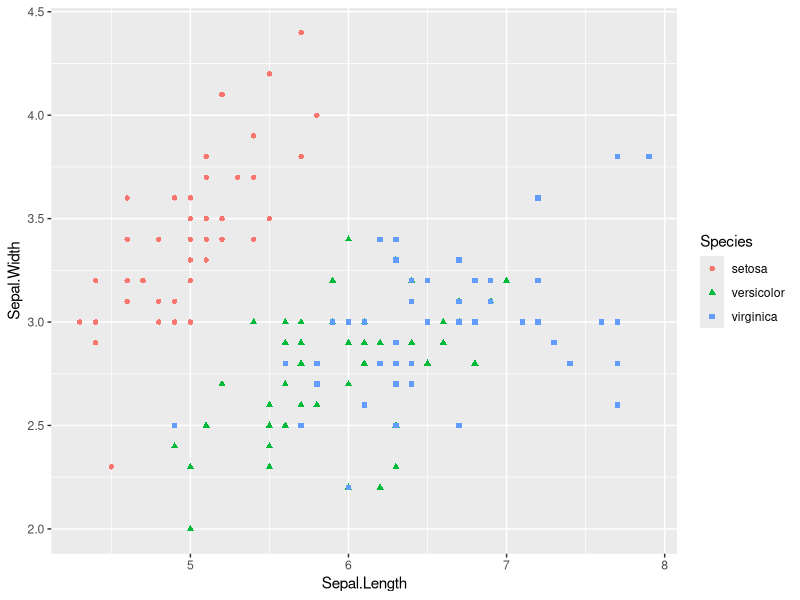
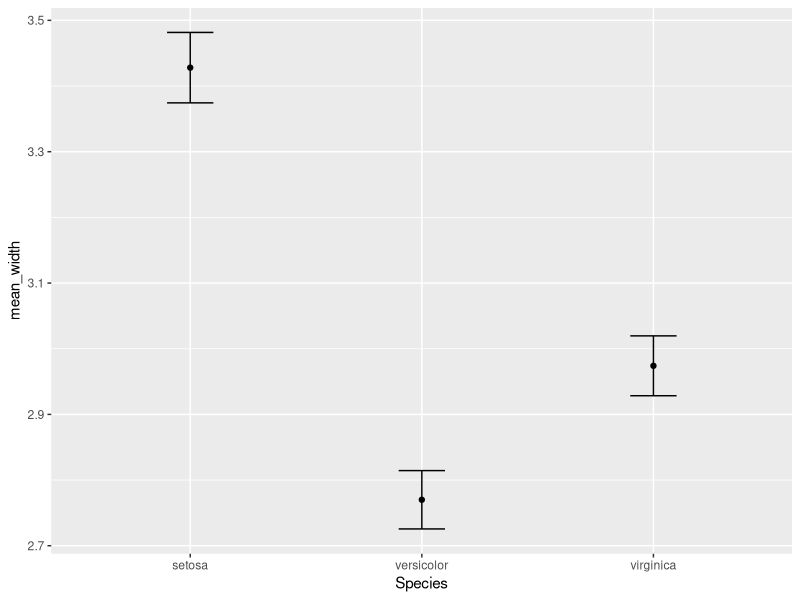
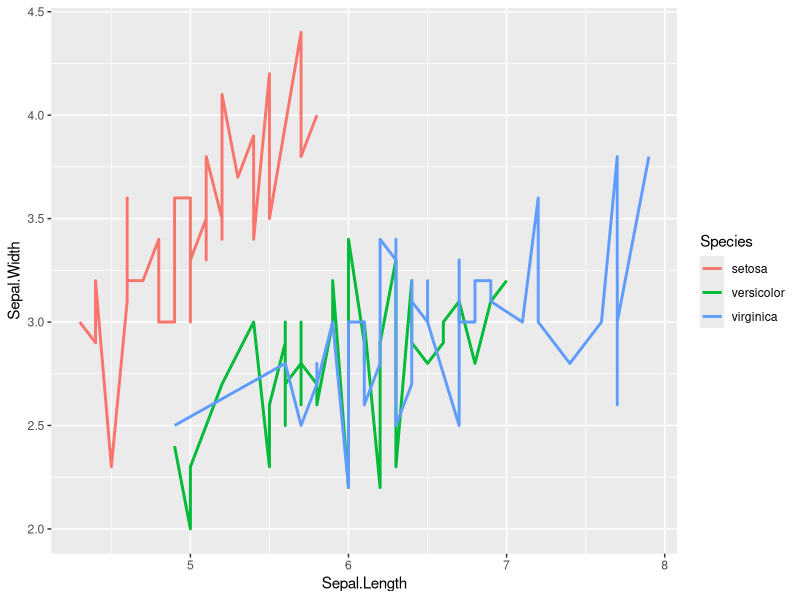
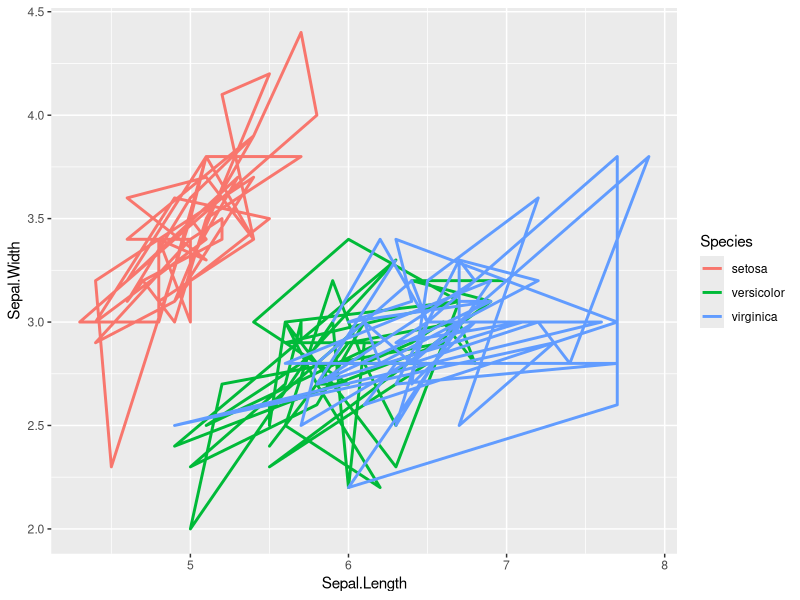
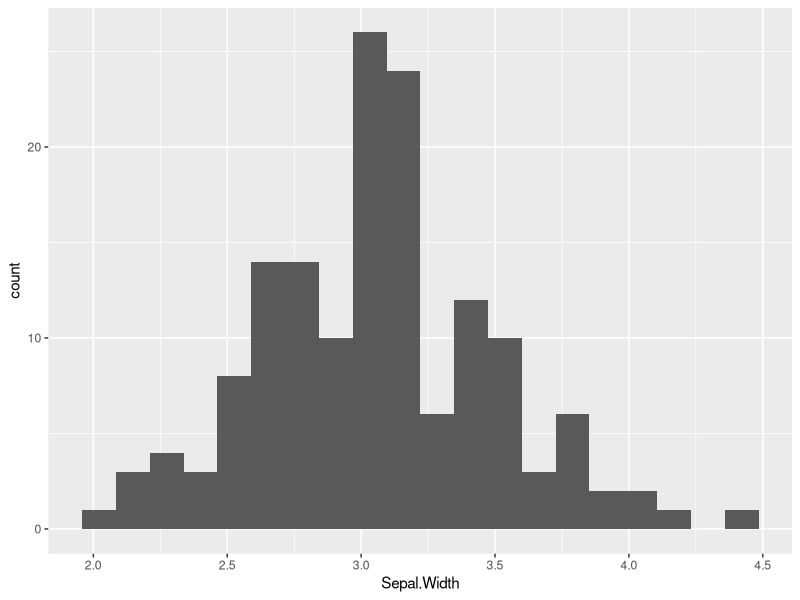
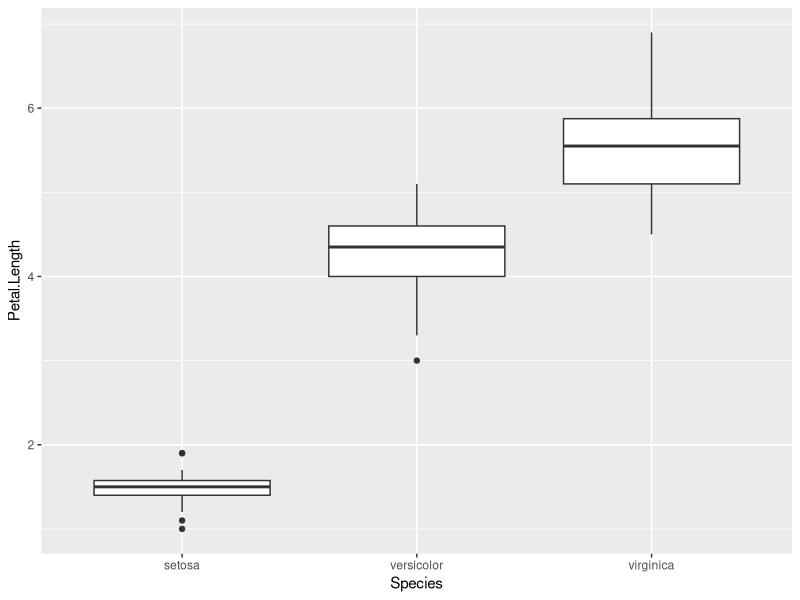
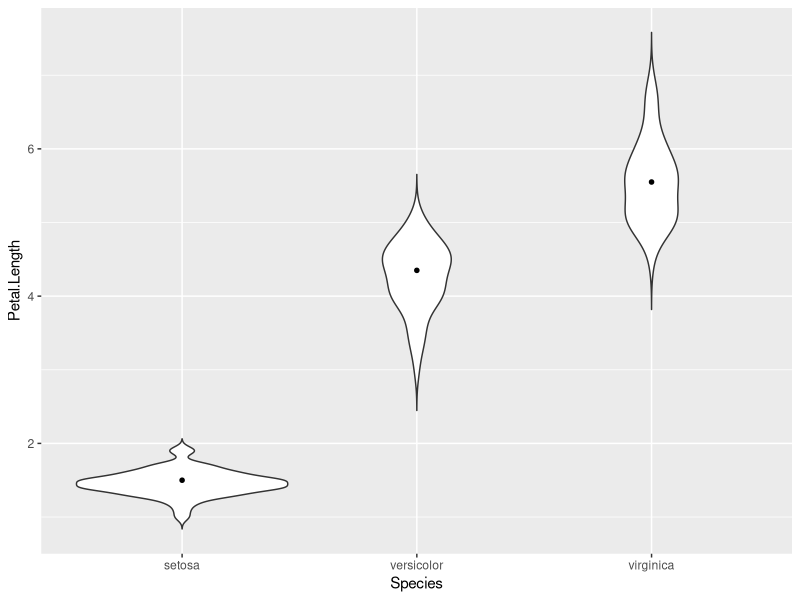
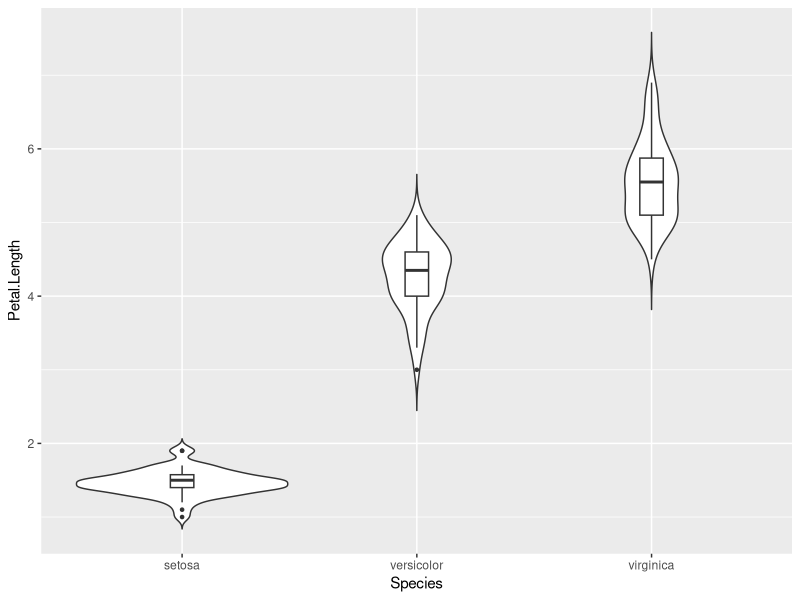

Write R code to recreate these figures, in order.
install.packages("ggplot2")
install.packages("datasets")
install.packages("reshape2")

library(ggplot2)
library(datasets)
library(reshape2)

ggplot(iris)+
  geom_point(aes(Sepal.Length, Sepal.Width, color = Species, shape = Species))

se <- function(x) sqrt(var(x)/length(x))

means <- setNames(aggregate(Sepal.Width~Species, data = iris, FUN = mean),nm=c("Species","mean_width"))
means$se <- aggregate(Sepal.Width~Species, data=iris, FUN=se)[,-1]
ggplot(means, aes(Species, mean_width))+
  geom_point()+
  geom_errorbar(aes(ymin=mean_width-se,ymax=mean_width+se),width=0.2)

ggplot(iris)+
  geom_line(aes(Sepal.Length, Sepal.Width, color=Species),size=1)
ggplot(iris)+
  geom_path(aes(Sepal.Length, Sepal.Width, color=Species),size=1)

ggplot(iris)+
  geom_histogram(aes(x=Sepal.Width),bins=20)

ggplot(iris)+
  geom_boxplot(aes(x=Species,y=Petal.Length))

ggplot(iris,aes(x=Species,y=Petal.Length))+
  geom_violin(trim =FALSE)+
  stat_summary(fun=median, geom ="point", shape =20,size=2)
ggplot(iris,aes(x=Species,y=Petal.Length))+
  geom_violin(trim =FALSE)+
  stat_boxplot(width = 0.1, outlier.size=0.9)

data.cor <- cor(iris[sapply(iris, is.numeric)])
data.cor1 <- melt(data.cor)
ggplot(data.cor1, aes(x = Var1, y=Var2,fill=value))+
  geom_tile()+
  scale_fill_gradient(high="darkgreen",low="white")
ggplot(data.cor1, aes(x = Var1, y=Var2,fill=value))+
  geom_tile()+
  scale_fill_distiller(palette="Greens")

ggplot(iris,  aes(x=Species))+
  geom_bar()
ggplot(iris,  aes(x=Species,y=Sepal.Width))+
  geom_bar(stat="identity")

ggplot(iris,aes(Sepal.Length,Sepal.Width,color=Species))+
  geom_point()+
  geom_smooth()+
  facet_wrap(~Species,nrow=3)
ggplot(iris,aes(Sepal.Length,Sepal.Width,color=Species))+
  geom_point()+
  geom_smooth()+
  facet_grid(rows = vars(Species))

ggplot(iris,aes(Sepal.Length,Sepal.Width,color=Species))+
  geom_line()+
  geom_point(aes(Petal.Length, Petal.Width))
ggplot(iris,aes(Sepal.Length,Sepal.Width,color=Species))+
  geom_line()+
  geom_point(aes(Petal.Length, Petal.Width),inherit.aes=FALSE)

iris$Population <- rep(c("A","B","C"), 50)
ggplot(iris,aes(x=Sepal.Width, y=Sepal.Length,color=Species))+
  geom_point()+
  geom_smooth(method ="lm",aes(group=interaction(Population,Species),color=Species,linetype=Population),se=FALSE)

df <- data.frame(Species = levels(iris$Species),label=c("A","B","C"),y=rep(4.5,3))
ggplot(iris,aes(x=Species,y=Sepal.Width))+
  geom_boxplot()+
  geom_text(data=df,aes(y=y),label=c("A","B","A"),size=6)

ggplot(iris,aes(x=Species,y=Sepal.Width))+
  geom_boxplot()+
  annotate(geom="text",x=levels(iris$Species),y=rep(4.5,3),label=c("A","B","A"),size=6)

plot <- ggplot(iris,aes(x=Species,y=Sepal.Width))+
  geom_boxplot()+
  annotate(geom="text",x=levels(iris$Species),y=rep(4.5,3),label=c("A","B","A"),size=6)+
  ggtitle("Sepal Width")+
  theme_classic()
plot

ggsave("workshop_plot.png",plot,height = 7,width=9.55,units = "in",device = "png",dpi=600)
